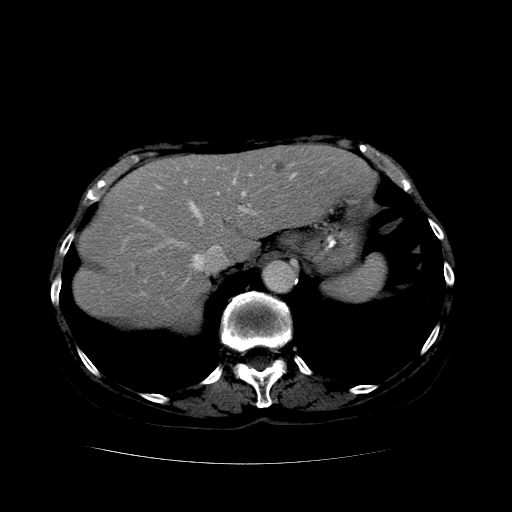
#> input picture Lectures Scripts/Data/Sample Liver Image.bmp, 512 x 512 px, found by its file name
$ python '[29] Local Binary Pattern with GLCM for 2D.py'
#> lines starting #> are read from the running program, lines starting #| are printed output that depends on the picture; after the words box and inside, x2 and y2 are one past the last pixel; in counts of white or black regions, pixels touching at a corner belong together
### Lectures Scripts/Summer 2025 Codes v3/HMB_Summer_2025_Helpers.py
'''
========================================================================
        ╦ ╦┌─┐┌─┐┌─┐┌─┐┌┬┐  ╔╦╗┌─┐┌─┐┌┬┐┬ ┬  ╔╗ ┌─┐┬  ┌─┐┬ ┬┌─┐
        ╠═╣│ │└─┐└─┐├─┤│││  ║║║├─┤│ ┬ ││└┬┘  ╠╩╗├─┤│  ├─┤├─┤├─┤
        ╩ ╩└─┘└─┘└─┘┴ ┴┴ ┴  ╩ ╩┴ ┴└─┘─┴┘ ┴   ╚═╝┴ ┴┴─┘┴ ┴┴ ┴┴ ┴
========================================================================
# Author: Hossam Magdy Balaha
# Initial Creation Date: May 21st, 2025
# Last Modification Date: Jul 18th, 2025
# Permissions and Citation: Refer to the README file.
'''

# Import necessary libraries.
import os  # For file path operations.
import sys  # For system-specific parameters and functions.
import cv2  # For image processing tasks.
import pickle  # For serializing and deserializing Python objects.
import optuna  # For hyperparameter optimization.
import pandas as pd  # For data manipulation and analysis.
# Install the `shutup` library to suppress warnings: pip install shutup
import shutup  # To suppress the differ warnings.
import trimesh  # For 3D mesh operations and visualization.
import numpy as np  # For numerical operations.
import matplotlib.pyplot as plt  # For plotting and visualization.
# You can import specific classes from scikit-learn as needed.
from sklearn.preprocessing import *  # Import all preprocessing classes from scikit-learn.
from sklearn.metrics import *  # Import all metrics classes from scikit-learn.
from sklearn.model_selection import *  # Import all model selection classes from scikit-learn.

import matplotlib

# To avoid the "No display found" error when running on a server or headless environment.
matplotlib.use("Agg")

# To avoid RecursionError in large images.
# Default recursion limit is 1000.
sys.setrecursionlimit(10 ** 8)

# Suppress warnings from the `shutup` library.
shutup.please()  # Suppress all warnings from the `shutup` library.
#> (this line was passed over: shutup is not available in this run)


# ===========================================================================================
# Function(s) for reading and preprocessing 3D medical imaging data.
# ===========================================================================================

# [409 lines left out: functions ReadVolume, ReadVolumeSpecificClasses, ExtractMultipleObjectsFromROI, FirstOrderFeatures2D, FirstOrderFeatures2DV2, not called in this run]


# ===========================================================================================
# Function(s) for calculating Gray-Level Co-occurrence Matrix (GLCM) and its features.
# ===========================================================================================

def CalculateGLCMCooccuranceMatrix(image, d, theta, isSymmetric=False, isNorm=True, ignoreZeros=True):
  """
  Calculate the Gray-Level Co-occurrence Matrix (GLCM) for a given image.

  Args:
      image (numpy.ndarray): The input image as a 2D NumPy array.
      d (int): The distance between pixel pairs.
      theta (float): The angle (in radians) for the direction of pixel pairs.
      isSymmetric (bool): Whether to make the GLCM symmetric. Default is False.
      isNorm (bool): Whether to normalize the GLCM. Default is True.
      ignoreZeros (bool): Whether to ignore zero-valued pixels. Default is True.

  Returns:
      coMatrix (numpy.ndarray): The calculated GLCM.
  """
  # Determine the number of unique intensity levels in the matrix.
  minA = np.min(image)  # Minimum intensity value.
  maxA = np.max(image)  # Maximum intensity value.
  N = maxA - minA + 1  # Number of unique intensity levels.

  if (d < 1):
    raise ValueError("The distance between voxel pairs should be greater than or equal to 1.")
  elif (d >= N):
    raise ValueError("The distance between voxel pairs should be less than the number of unique intensity levels.")

  # Initialize the co-occurrence matrix with zeros.
  coMatrix = np.zeros((N, N))  # Create an N x N matrix filled with zeros.

  # Iterate over each pixel in the image to calculate the GLCM.
  for xLoc in range(image.shape[1]):  # Loop through columns.
    for yLoc in range(image.shape[0]):  # Loop through rows.
      startLoc = (yLoc, xLoc)  # Current pixel location (row, column).

      # Calculate the target pixel location based on distance and angle.
      xTarget = xLoc + np.round(d * np.cos(theta))  # Target column.
      yTarget = yLoc - np.round(d * np.sin(theta))  # Target row.
      endLoc = (int(yTarget), int(xTarget))  # Target pixel location.

      # Check if the target location is within the bounds of the image.
      if (
        (endLoc[0] < 0)  # Target row is above the top edge.
        or (endLoc[0] >= image.shape[0])  # Target row is below the bottom edge.
        or (endLoc[1] < 0)  # Target column is to the left of the left edge.
        or (endLoc[1] >= image.shape[1])  # Target column is to the right of the right edge.
      ):
        continue  # Skip this pair if the target is out of bounds.

      if (ignoreZeros):
        # Skip the calculation if the pixel values are zero.
        if ((image[startLoc] == 0) or (image[endLoc] == 0)):
          continue

      # (- minA) is added to work with matrices that does not start from 0.
      # Increment the count for the pair (start, end).
      # image[startLoc] and image[endLoc] are the intensity values at the start and end locations.
      startPixel = image[startLoc] - minA  # Adjust start pixel value.
      endPixel = image[endLoc] - minA  # Adjust end pixel value.

      # Increment the co-occurrence matrix at the corresponding location.
      coMatrix[endPixel, startPixel] += 1

  # If symmetric, add the transpose of the co-occurrence matrix to itself.
  if (isSymmetric):
    coMatrix += coMatrix.T  # Make the GLCM symmetric.

  # Normalize the co-occurrence matrix if requested.
  if (isNorm):
    # Divide each element by the sum of all elements.
    # 1e-6 is added to avoid division by zero.
    coMatrix = coMatrix / (np.sum(coMatrix) + 1e-6)

  return coMatrix  # Return the calculated GLCM.


# [81 lines left out: function CalculateGLCMCooccuranceMatrix3D, not called in this run]


def CalculateGLCMFeaturesOptimized(coMatrix):
  """
  Calculate texture features from a Gray-Level Co-occurrence Matrix (GLCM).

  Args:
      coMatrix (numpy.ndarray): The GLCM as a 2D NumPy array.

  Returns:
      features (dict): A dictionary containing the calculated texture features.
  """
  N = coMatrix.shape[0]  # Number of unique intensity levels.

  # Calculate the energy of the co-occurrence matrix.
  energy = np.sum(coMatrix ** 2)  # Sum of the squares of all elements in the GLCM.

  # Initialize variables for texture features.
  contrast = 0.0  # Initialize contrast.
  homogeneity = 0.0  # Initialize homogeneity.
  entropy = 0.0  # Initialize entropy.
  dissimilarity = 0.0  # Initialize dissimilarity.
  meanX = 0.0  # Initialize mean of rows.
  meanY = 0.0  # Initialize mean of columns.

  # Loop through each element in the GLCM to calculate texture features.
  for i in range(N):  # Loop through rows.
    for j in range(N):  # Loop through columns.
      # Calculate the contrast in the direction of theta.
      contrast += (i - j) ** 2 * coMatrix[i, j]  # Weighted sum of squared differences.

      # Calculate the homogeneity of the co-occurrence matrix.
      homogeneity += coMatrix[i, j] / (1 + (i - j) ** 2)  # Weighted sum of inverse differences.

      # Calculate the entropy of the co-occurrence matrix.
      if (coMatrix[i, j] > 0):  # Check if the value is greater than zero.
        entropy -= coMatrix[i, j] * np.log(coMatrix[i, j])  # Sum of -p * log(p).

      # Calculate the dissimilarity of the co-occurrence matrix.
      dissimilarity += np.abs(i - j) * coMatrix[i, j]  # Weighted sum of absolute differences.

      # Calculate the mean of the co-occurrence matrix.
      meanX += i * coMatrix[i, j]  # Weighted sum of row indices.
      meanY += j * coMatrix[i, j]  # Weighted sum of column indices.

  totalSum = np.sum(coMatrix)  # Calculate the sum of all elements in the GLCM.
  meanX /= totalSum  # Calculate mean of rows.
  meanY /= totalSum  # Calculate mean of columns.

  # Calculate the standard deviation of rows and columns.
  stdDevX = 0.0  # Initialize standard deviation of rows.
  stdDevY = 0.0  # Initialize standard deviation of columns.
  for i in range(N):  # Loop through rows.
    for j in range(N):  # Loop through columns.
      stdDevX += (i - meanX) ** 2 * coMatrix[i, j]  # Weighted sum of squared row differences.
      stdDevY += (j - meanY) ** 2 * coMatrix[i, j]  # Weighted sum of squared column differences.

  # Calculate the correlation of the co-occurrence matrix.
  correlation = 0.0  # Initialize correlation.
  stdDevX = np.sqrt(stdDevX)  # Calculate standard deviation of rows.
  stdDevY = np.sqrt(stdDevY)  # Calculate standard deviation of columns.
  for i in range(N):  # Loop through rows.
    for j in range(N):  # Loop through columns.
      correlation += (
        (i - meanX) * (j - meanY) * coMatrix[i, j] / (stdDevX * stdDevY)
      )  # Weighted sum of normalized differences.

  # Return the calculated features as a dictionary.
  return {
    "Energy"       : energy,  # Energy of the GLCM.
    "Contrast"     : contrast,  # Contrast of the GLCM.
    "Homogeneity"  : homogeneity,  # Homogeneity of the GLCM.
    "Entropy"      : entropy,  # Entropy of the GLCM.
    "Correlation"  : correlation,  # Correlation of the GLCM.
    "Dissimilarity": dissimilarity,  # Dissimilarity of the GLCM.
    "TotalSum"     : totalSum,  # Sum of all elements in the GLCM.
    "MeanX"        : meanX,  # Mean of rows.
    "MeanY"        : meanY,  # Mean of columns.
    "StdDevX"      : stdDevX,  # Standard deviation of rows.
    "StdDevY"      : stdDevY,  # Standard deviation of columns.
  }


# ===========================================================================================
# Function(s) for calculating Gray-Level Run-Length Matrix (GLRLM) and its features.
# ===========================================================================================

# [745 lines left out: functions CalculateGLRLMRunLengthMatrix, CalculateGLRLMFeatures, CalculateGLRLMRunLengthMatrix3D, FindConnectedRegions, CalculateGLSZMSizeZoneMatrix, CalculateGLSZMFeatures and 2 more, not called in this run]


# ===========================================================================================
# Function(s) for handling the local binary patterns (LBP).
# ===========================================================================================
def BuildLBPKernel(
  distance=1,  # Distance parameter to determine the size of the kernel.
  theta=135,  # Angle parameter to rotate the kernel (default is 135 degrees).
  isClockwise=False,  # Direction of rotation (False means counterclockwise).
):
  """
  Build a kernel matrix for Local Binary Pattern (LBP) computation.
  The kernel is generated based on the specified distance and angle (theta).
  The kernel is a square matrix of size (2 * distance + 1) x (2 * distance + 1).
  The kernel is filled with powers of 2, representing the weights of the pixels
  in the LBP computation. The kernel is rotated by the specified angle (theta)
  in a clockwise or counterclockwise direction.

  Args:
    distance (int): Distance from the center pixel to the surrounding pixels.
    theta (int): Angle in degrees for the kernel rotation.
    isClockwise (bool): Direction of rotation (True for clockwise, False for counterclockwise).

  Returns:
    np.ndarray: A kernel matrix representing the LBP pattern weights.
  """

  # Check if the distance is less than 1, raising a ValueError if true.
  if (distance < 1):
    raise ValueError("Distance must be greater than or equal to 1.")

  # Calculate the total number of elements on the edges.
  noOfElements = 8 * distance  # Total number of edge elements is 8 * distance.

  # Calculate the angle between consecutive elements.
  angle = 360.0 / float(noOfElements)  # Divide 360 degrees by the total number of edge elements.

  # Check if the angle (theta) is outside the valid range (0 to 360 degrees), raising a ValueError if true.
  if (theta < 0 or theta > 360):
    raise ValueError("Theta must be between 0 and 360 degrees.")

  # Check if the angle (theta) is not a multiple of (angle) degrees, raising a ValueError if true.
  if (theta % angle != 0):
    raise ValueError("Theta must be a multiple of the angle between elements.")

  # Calculate the size of the matrix.
  n = 2 * distance + 1  # The size of the kernel is (2 * distance + 1) x (2 * distance + 1).

  # Initialize the matrix with zeros.
  kernel = np.zeros((n, n), dtype=np.uint32)  # Create a zero-filled matrix of size n x n.

  # Generate the coordinates for the edges of the kernel in a clockwise order.
  coordinates = []  # List to store the edge coordinates of the kernel.

  # Add coordinates for the leftmost column (top to bottom).
  for row in range(0, n):  # Iterate over rows from top to bottom.
    coordinates.append((row, 0))  # Append (row, 0) for the leftmost column.

  # Add coordinates for the bottommost row (left to right).
  for col in range(0, n):  # Iterate over columns from left to right.
    coordinates.append((n - 1, col))  # Append (n-1, col) for the bottommost row.

  # Add coordinates for the rightmost column (bottom to top).
  for row in range(n - 1, -1, -1):  # Iterate over rows from bottom to top.
    coordinates.append((row, n - 1))  # Append (row, n-1) for the rightmost column.

  # Add coordinates for the topmost row (right to left).
  for col in range(n - 1, -1, -1):  # Iterate over columns from right to left.
    coordinates.append((0, col))  # Append (0, col) for the topmost row.

  # Remove the repeated coordinates.
  for i in range(len(coordinates) - 1, 0, -1):  # Iterate from the end to the beginning.
    if (coordinates[i] == coordinates[i - 1]):  # Check if the current coordinate is equal to the previous one.
      coordinates.pop(i)  # Remove the current coordinate if it is a duplicate.
  # Remove the last coordinate if it is equal to the first one.
  if (coordinates[-1] == coordinates[0]):  # Check if the last coordinate is equal to the first one.
    coordinates.pop(-1)  # Remove the last coordinate if it is a duplicate.

  # Calculate the shift required to rotate the kernel by the given theta.
  thetaShift = int((theta - 135) / angle)  # Determine how many positions to shift based on theta.

  # Rotate the coordinates list by thetaShift positions.
  coordinates = coordinates[thetaShift:] + coordinates[:thetaShift]  # Shift the coordinates list.

  # If the rotation direction is clockwise, rotate the kernel counterclockwise.
  if (isClockwise):
    # Reverse the order of coordinates except the first one.
    coordinates = [coordinates[0]] + coordinates[1:][::-1]

  # Assign powers of 2 to the edge elements in the kernel.
  counter = 0  # Counter to track the current power of 2.

  # Iterate through the shifted coordinates and assign values to the kernel.
  for i in range(len(coordinates)):  # Loop through all edge coordinates.
    x = coordinates[i][0]  # Extract the x-coordinate.
    y = coordinates[i][1]  # Extract the y-coordinate.
    if (kernel[y, x] == 0):  # Check if the position is still zero (not yet assigned).
      kernel[y, x] = 2 ** counter  # Assign 2^counter to the current position.
      counter += 1  # Increment the counter for the next power of 2.

  # Transpose the kernel to match the expected orientation.
  kernel = kernel.T

  return kernel  # Return the final kernel matrix.


def LocalBinaryPattern2D(
  matrix,
  distance=1,
  theta=135,
  isClockwise=False,
  normalizeLBP=False,
):
  """
  Compute the Local Binary Pattern (LBP) matrix for a given 2D matrix.
  This function calculates the LBP values based on the specified distance,
  angle (theta), and direction (clockwise or counterclockwise).
  The LBP is a texture descriptor that encodes local patterns in the image,
  making it useful for various image analysis tasks.

  Args:
    matrix (np.ndarray): Input 2D matrix (grayscale) for LBP computation.
    distance (int): Distance from the center pixel to the surrounding pixels.
    theta (int): Angle in degrees for the LBP computation (must be a multiple of 45).
    isClockwise (bool): Direction of LBP computation (True for clockwise, False for counterclockwise).
    normalizeLBP (bool): Flag to normalize the LBP values (default is False).

  Returns:
    np.ndarray: LBP matrix with the same shape as the input image, containing LBP values.
  """

  # Check if the distance is less than 1, raising a ValueError if true.
  if (distance < 1):
    raise ValueError("Distance must be greater than or equal to 1.")
  # Check if the distance exceeds half of the image dimensions, raising a ValueError if true.
  if (distance > matrix.shape[0] // 2 or distance > matrix.shape[1] // 2):
    raise ValueError("Distance must be less than half of the matrix dimensions.")
  # Check if the angle (theta) is outside the valid range (0 to 360 degrees), raising a ValueError if true.
  if (theta < 0 or theta > 360):
    raise ValueError("Theta must be between 0 and 360 degrees.")

  # Calculate the total number of elements on the edges.
  noOfElements = 8 * distance  # Total number of edge elements is 8 * distance.

  # Calculate the angle between consecutive elements.
  angle = 360.0 / float(noOfElements)  # Divide 360 degrees by the total number of edge elements.

  # Check if the angle (theta) is not a multiple of {angle} degrees, raising a ValueError if true.
  if (theta % angle != 0):
    raise ValueError(f"Theta must be a multiple of {angle} degrees.")

  # Calculate the size of the kernel window based on the distance parameter.
  windowSize = distance * 2 + 1
  # Determine the center coordinates of the kernel window.
  centerX = windowSize // 2
  centerY = windowSize // 2

  # Build the LBP kernel using the specified parameters.
  kernel = BuildLBPKernel(
    distance=distance,
    theta=theta,
    isClockwise=isClockwise,
  )

  # Initialize an empty matrix to store the computed LBP values.
  lbpMatrix = np.zeros(matrix.shape, dtype=np.uint32)

  # Pad the input matrix with zeros to handle boundary conditions during convolution.
  paddedA = np.pad(matrix, distance, mode="constant", constant_values=0)

  # Iterate through each pixel in the input matrix to compute its LBP value.
  for y in range(distance, matrix.shape[0] + distance):
    for x in range(distance, matrix.shape[1] + distance):
      # Extract the region of interest (ROI) around the current pixel.
      region = paddedA[
               y - distance:y + distance + 1,
               x - distance:x + distance + 1
               ]
      # Compare each pixel in the ROI with the center pixel to create a binary mask.
      comp = region >= region[centerY, centerX]
      # Compute the LBP value for the current pixel by summing the weighted kernel values.
      lbpMatrix[y - distance, x - distance] = np.sum(kernel[comp])

  # Normalize the LBP values if the flag is set to True.
  if (normalizeLBP):
    # Find the minimum and maximum LBP values in the matrix.
    minValue = np.min(lbpMatrix)
    maxValue = np.max(lbpMatrix)
    # Normalize the LBP values to the range [0, 255].
    lbpMatrix = ((lbpMatrix - minValue) / (maxValue - minValue) * 255)
    # Ensure the LBP matrix is of type uint8.
    lbpMatrix = lbpMatrix.astype(np.uint8)

  # Return the computed LBP matrix.
  return lbpMatrix


# [1267 lines left out: functions UniformLocalBinaryPattern2D, ShapeFeatures2D, ShapeFeatures3D, CalculatePerformanceMetrics, GetScalerObject, GetMLClassificationModelObject and 5 more, not called in this run]


class OptunaTuning(object):
  # [447 lines left out: functions __init__, ObjectiveFunction, Tune, GetStudy, GetBestParams, GetBestValue and 4 more, not called in this run]

### Lectures Scripts/Summer 2025 Codes v3/[29] Local Binary Pattern with GLCM for 2D.py
'''
========================================================================
        ╦ ╦┌─┐┌─┐┌─┐┌─┐┌┬┐  ╔╦╗┌─┐┌─┐┌┬┐┬ ┬  ╔╗ ┌─┐┬  ┌─┐┬ ┬┌─┐
        ╠═╣│ │└─┐└─┐├─┤│││  ║║║├─┤│ ┬ ││└┬┘  ╠╩╗├─┤│  ├─┤├─┤├─┤
        ╩ ╩└─┘└─┘└─┘┴ ┴┴ ┴  ╩ ╩┴ ┴└─┘─┴┘ ┴   ╚═╝┴ ┴┴─┘┴ ┴┴ ┴┴ ┴
========================================================================
# Author: Hossam Magdy Balaha
# Initial Creation Date: Jun 20th, 2024
# Last Modification Date: Jul 6th, 2025
# Permissions and Citation: Refer to the README file.
'''

# Import necessary libraries.
import os  # For file path operations.
import cv2  # For image processing and reading files.
import numpy as np  # For numerical operations.
from HMB_Summer_2025_Helpers import *

# Define path to sample liver image file.
caseImgPath = r"Data/Sample Liver Image.bmp"
# Define path to corresponding liver segmentation mask file.
caseSegPath = r"Data/Sample Liver Segmentation.bmp"

# Verify both image and mask files exist before attempting to load.
if (not os.path.exists(caseImgPath)) or (not os.path.exists(caseSegPath)):
  # Raise error with descriptive message if any file is missing.
  raise FileNotFoundError("One or more files were not found. Please check the file paths.")

# Load input image as grayscale (single channel intensity values).
caseImg = cv2.imread(caseImgPath, cv2.IMREAD_GRAYSCALE)
#> caseImg is the input picture: shape (512, 512); min 0, max 255, mean 24.9
# Load segmentation mask as grayscale (binary or labeled format).
caseSeg = cv2.imread(caseSegPath, cv2.IMREAD_GRAYSCALE)
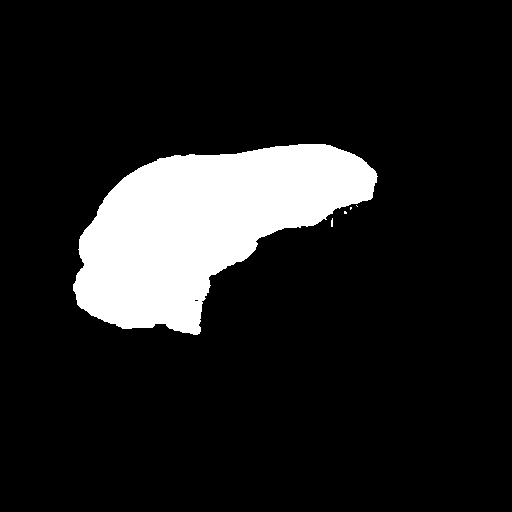
#> input picture Lectures Scripts/Data/Sample Liver Segmentation.bmp, 512 x 512 px, found by its file name
#> caseSeg: shape (512, 512); 12.6% white; 5 white regions (4 under 20 px), largest, box (x1, y1, x2, y2) and area: (73, 144, 378, 335) 32877

# Extract Region of Interest (ROI) by masking input image with segmentation.
roi = cv2.bitwise_and(caseImg, caseSeg)
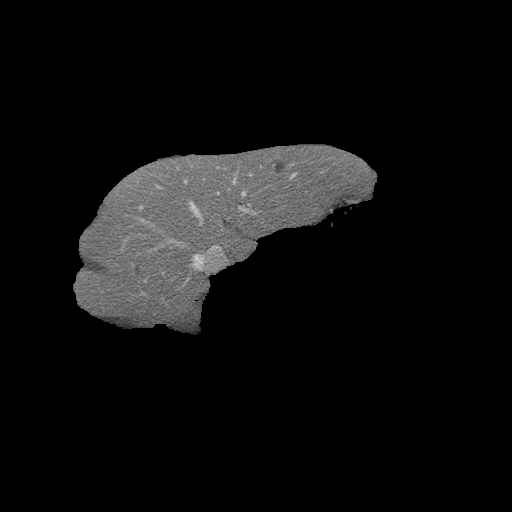
#> roi: shape (512, 512); min 0, max 214, mean 14.5

# Calculate bounding box coordinates of non-zero region in ROI.
x, y, w, h = cv2.boundingRect(roi)
#> x = 73; y = 144; w = 305; h = 191
# Crop ROI to tight bounding box around segmented area.
cropped = roi[y:y + h, x:x + w]
#> (the rest of the program and of its run is left out)
